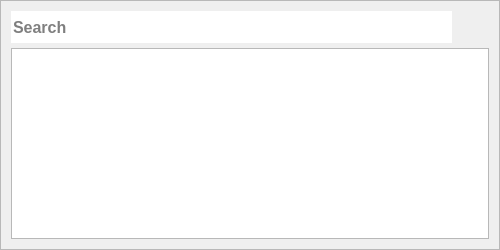
<?xml version="1.0" encoding="UTF-8"?>
<ui version="4.0">
 <class>PickerWindow</class>
 <widget class="QWidget" name="PickerWindow">
  <property name="geometry">
   <rect>
    <x>0</x>
    <y>0</y>
    <width>500</width>
    <height>250</height>
   </rect>
  </property>
  <property name="minimumSize">
   <size>
    <width>400</width>
    <height>0</height>
   </size>
  </property>
  <property name="mouseTracking">
   <bool>true</bool>
  </property>
  <property name="windowTitle">
   <string notr="true"/>
  </property>
  <layout class="QVBoxLayout" name="verticalLayout">
   <property name="spacing">
    <number>0</number>
   </property>
   <property name="leftMargin">
    <number>0</number>
   </property>
   <property name="topMargin">
    <number>0</number>
   </property>
   <property name="rightMargin">
    <number>0</number>
   </property>
   <property name="bottomMargin">
    <number>0</number>
   </property>
   <item>
    <widget class="QFrame" name="frameTopLevel">
     <property name="frameShape">
      <enum>QFrame::StyledPanel</enum>
     </property>
     <property name="frameShadow">
      <enum>QFrame::Raised</enum>
     </property>
     <layout class="QVBoxLayout" name="verticalLayout_2" stretch="0,1">
      <property name="spacing">
       <number>5</number>
      </property>
      <property name="leftMargin">
       <number>10</number>
      </property>
      <property name="topMargin">
       <number>10</number>
      </property>
      <property name="rightMargin">
       <number>10</number>
      </property>
      <property name="bottomMargin">
       <number>10</number>
      </property>
      <item>
       <layout class="QHBoxLayout" name="horizontalLayout" stretch="1,0">
        <item>
         <widget class="QLineEdit" name="editSearch">
          <property name="minimumSize">
           <size>
            <width>0</width>
            <height>32</height>
           </size>
          </property>
          <property name="font">
           <font>
            <pointsize>12</pointsize>
            <bold>true</bold>
           </font>
          </property>
          <property name="contextMenuPolicy">
           <enum>Qt::NoContextMenu</enum>
          </property>
          <property name="frame">
           <bool>false</bool>
          </property>
          <property name="placeholderText">
           <string>Search</string>
          </property>
          <property name="hasPlaceholderText" stdset="0">
           <bool>true</bool>
          </property>
         </widget>
        </item>
        <item>
         <widget class="QLabel" name="labelLogo">
          <property name="minimumSize">
           <size>
            <width>32</width>
            <height>32</height>
           </size>
          </property>
          <property name="maximumSize">
           <size>
            <width>32</width>
            <height>32</height>
           </size>
          </property>
          <property name="text">
           <string/>
          </property>
          <property name="pixmap">
           <pixmap resource="../Beeftext.qrc">:/MainWindow/Resources/Icons/App/LeanBeeftextApp-32.png</pixmap>
          </property>
          <property name="scaledContents">
           <bool>true</bool>
          </property>
         </widget>
        </item>
       </layout>
      </item>
      <item>
       <widget class="QListView" name="listViewResults"/>
      </item>
     </layout>
    </widget>
   </item>
  </layout>
 </widget>
 <resources>
  <include location="../Beeftext.qrc"/>
  <include location="../Beeftext.qrc"/>
 </resources>
 <connections/>
</ui>
